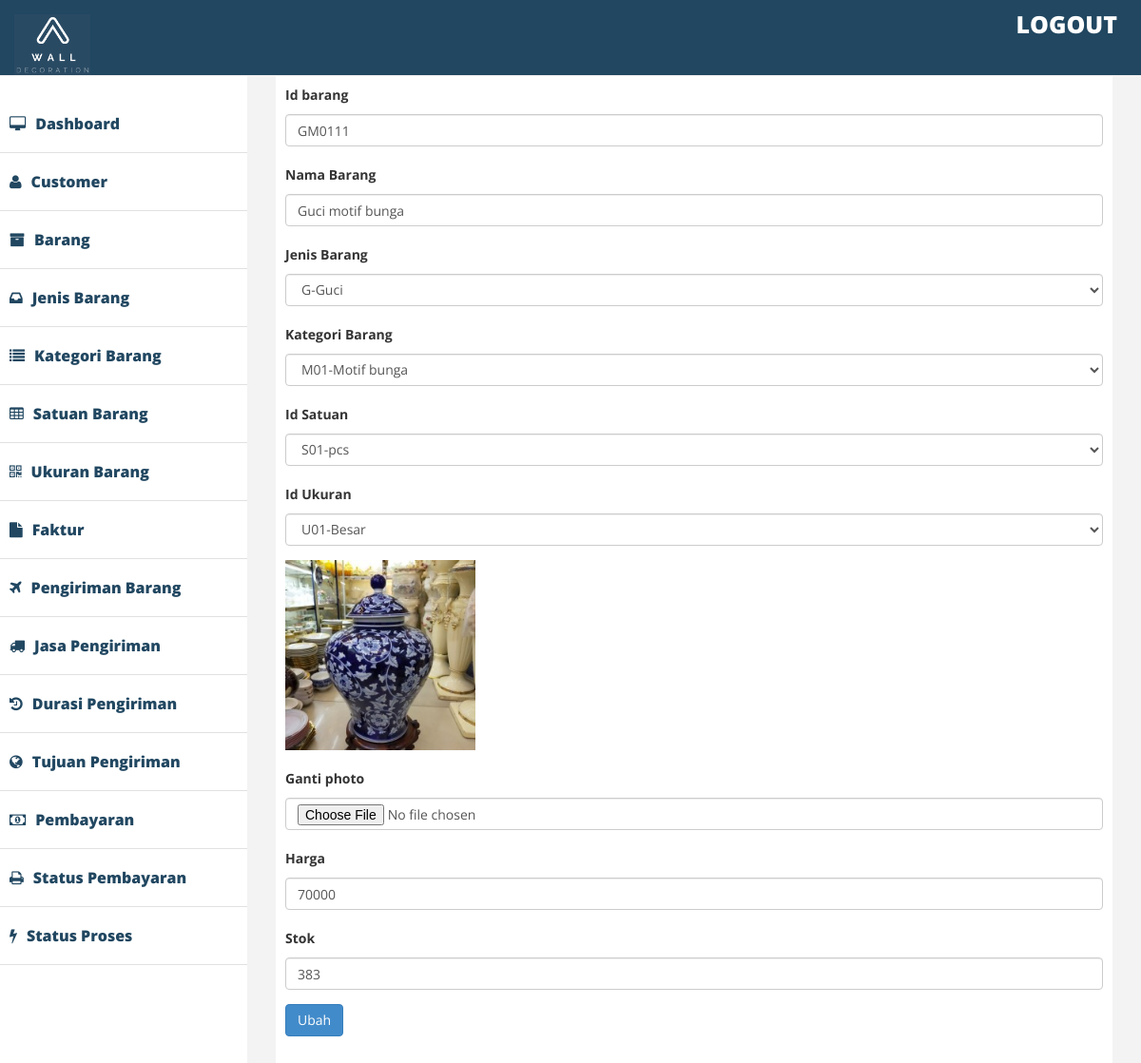
Page /admin/index2.php?halaman=ubahbarang2&id=GM0111 on the committed database.
### tables this page shows
CREATE TABLE `barang` (
  `id_barang` varchar(11) NOT NULL,
  `nama_barang` varchar(30) NOT NULL,
  `photo` varchar(100) NOT NULL,
  `harga` int(11) NOT NULL,
  `stok` int(11) NOT NULL,
  `id_jenis` varchar(11) NOT NULL,
  `id_kategori` varchar(11) NOT NULL,
  `id_satuan` varchar(11) NOT NULL,
  `id_ukuran` varchar(11) NOT NULL
);

### admin/ubahbarang2.php (the view, shortened to what this page needs)
<?php
$ambil=$koneksi->query("SELECT * FROM barang WHERE id_barang='$_GET[id]'");
$pecah=$ambil->fetch_assoc();
?>
<form method="post" enctype="multipart/form-data">
	<div class="form-group">
		<label> Id barang </label>
		<input type="text" class="form-control" name="idbarang" value="<?php echo $pecah['id_barang'];?>">
	</div>
	<div class="form-group">
		<label> Nama Barang </label>
		<input type="text" class="form-control" name="namabarang" value="<?php echo $pecah['nama_barang'];?>">
	</div>
	<div class="form-group">
		<label> Jenis Barang </label>
		<select class="form-control" name="idjenis" required>
		<?php $ambil=$koneksi->query("SELECT*FROM jenis_barang ");?>
		<?php while($pecahh=$ambil->fetch_assoc()){?>
	<option value="<?php echo $pecahh['id_jenis'] ?>" > <?php echo $pecahh['id_jenis'] ?>-<?php echo $pecahh['nama_jenis'] ?></option>
	<?php } ?>
	</select>
	</div>
	<div class="form-group">
		<label> Kategori Barang</label>
		<select class="form-control" name="idkategori" required>
		<?php $ambil=$koneksi->query("SELECT*FROM kategori_barang ");?>
		<?php while($pecahh=$ambil->fetch_assoc()){?>
	<option value="<?php echo $pecahh['id_kategori'] ?>" > <?php echo $pecahh['id_kategori'] ?>-<?php echo $pecahh['nama_kategori'] ?></option>
	<?php } ?>
	</select>
	</div>
	<div class="form-group">
		<label> Id Satuan </label>
		<select class="form-control" name="idsatuan" required>
		<?php $ambil=$koneksi->query("SELECT*FROM satuan_barang ");?>
		<?php while($pecahh=$ambil->fetch_assoc()){?>
	<option value="<?php echo $pecahh['id_satuan'] ?>" > <?php echo $pecahh['id_satuan'] ?>-<?php echo $pecahh['ket_satuan'] ?></option>
		<?php } ?>
	</select>
	</div>
	<div class="form-group">
		<label> Id Ukuran </label>
		<select class="form-control" name="idukuran" required>
		<?php $ambil=$koneksi->query("SELECT*FROM ukuran ");?>
		<?php while($pecahh=$ambil->fetch_assoc()){?>
	<option value="<?php echo $pecahh['id_ukuran'] ?>" > <?php echo $pecahh['id_ukuran'] ?>-<?php echo $pecahh['ket_ukuran'] ?></option>
		<?php } ?>
	</select>
	</div>
	<div class="form-group">
		<img src="../photo/<?php echo $pecah['photo']?>" width="200">
	</div>
	<div class="form-group">
		<label> Ganti photo </label>
		<input type="file" name="fotobarang" class="form-control">
	</div>
	<div class="form-group">
		<label> Harga </label>
		<input type="text" class="form-control" name="hargabarang" value="<?php echo $pecah['harga'];?>">
	</div>
		<div class="form-group">
		<label> Stok </label>
		<input autocomplate="off" type="text" class="form-control" name="stokbarang" value="<?php echo $pecah['stok'];?>">
	</div>
	<button class="btn btn-primary" name="ubah"> Ubah </button>
</form>

### admin/assets/css/custom.css (style rules this page uses)
body { font-family: 'Open Sans', sans-serif; line-height:30px; }

### rows in the picture
barang: idbarang "GM0111", namabarang "Guci motif bunga", photo (picture), hargabarang "70000", stokbarang "383"

### other values in the picture
form field idjenis "G-Guci"
form field idkategori "M01-Motif bunga"
form field idsatuan "S01-pcs"
form field idukuran "U01-Besar"
